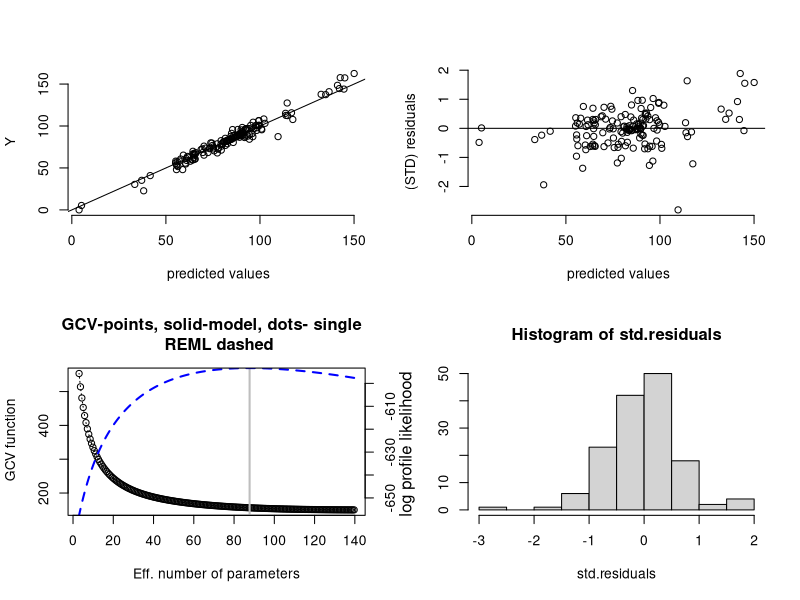
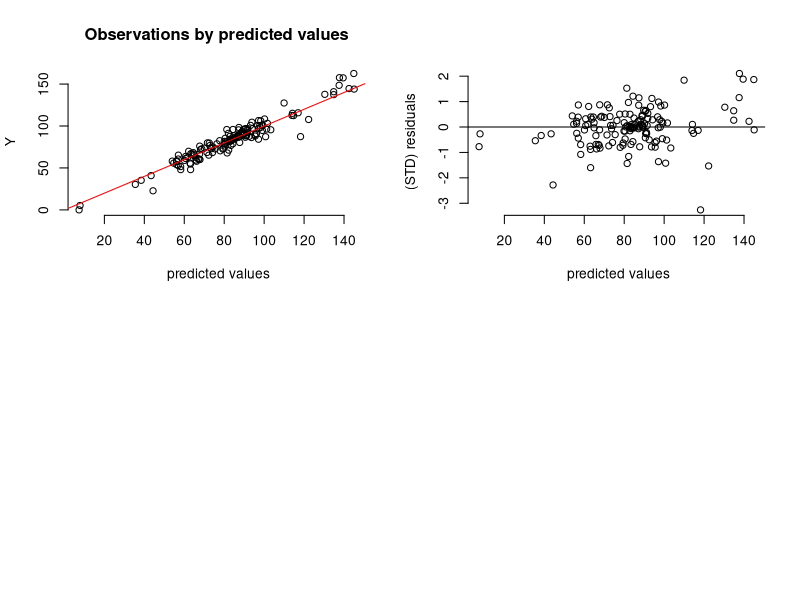
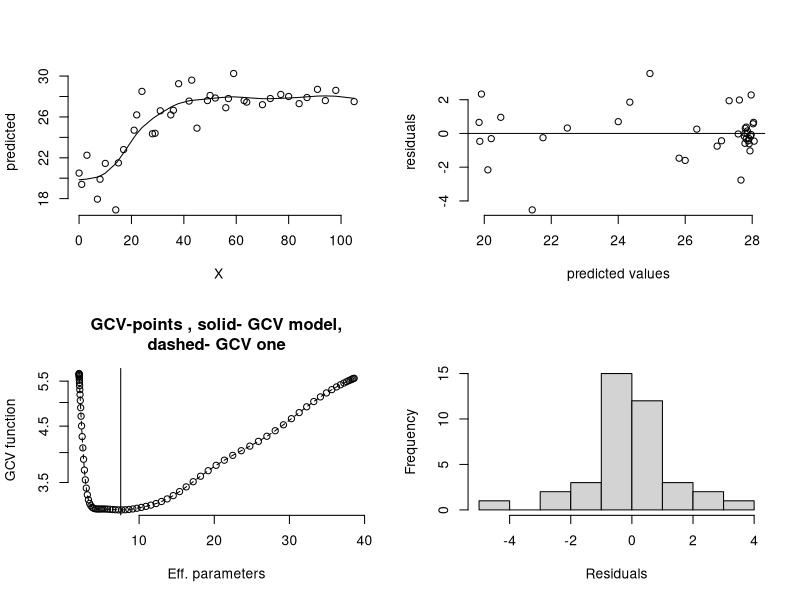

Write R code to recreate these figures, in order.
library(fields)


### Name: plot.Krig
### Title: Diagnostic and summary plots of a Kriging, spatialProcess or
###   spline object.
### Aliases: plot.Krig plot.sreg
### Keywords: spatial

### ** Examples


data( ozone2)
x<- ozone2$lon.lat
y<- ozone2$y[16,]
fit1<-Krig(x,y, theta=200)  
# fitting a surface to ozone  
# measurements 
set.panel( 2,2)
plot(fit1)

fit2<-spatialProcess(x,y)  
# fitting a spatial process model to ozone  
# measurements 
# Although an example does not make too much sense for only 20 observations!
set.panel( 2,2)
plot(fit2)

# fit rat data
fit3<-sreg(rat.diet$t,rat.diet$con)
set.panel(2,2)
plot(fit3)       

set.panel(1,1) # reset graphics window. 
